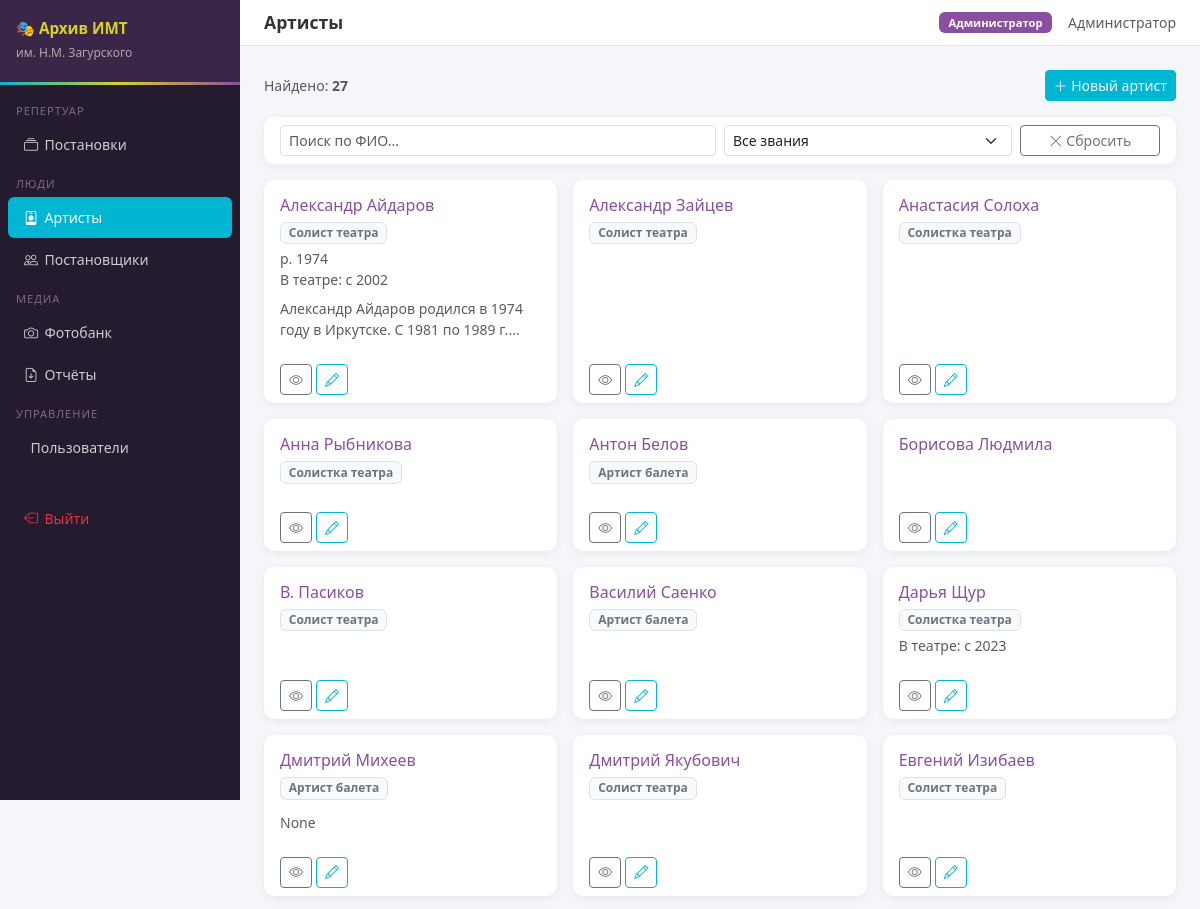
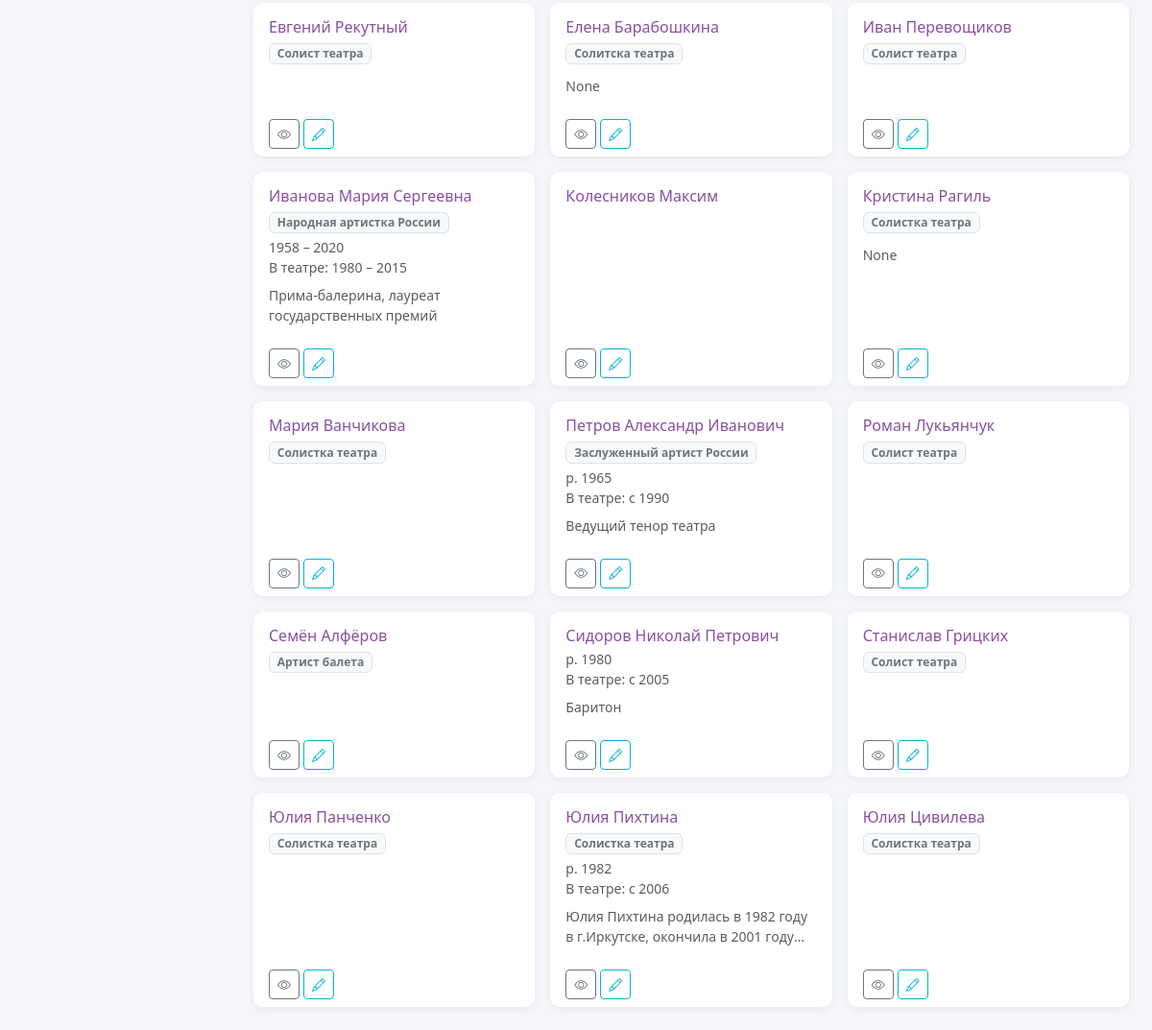
Page /artists/ (signed in) on the committed database (2 pictures, top to bottom).
### app.py (models this page shows, shortened)
class Role(db.Model):
    __tablename__ = 'roles'
    id           = db.Column(db.Integer, primary_key=True)
    name         = db.Column(db.String(50), unique=True, nullable=False)
    display_name = db.Column(db.String(100), nullable=False)
    users        = db.relationship('User', backref='role', lazy=True)

class User(UserMixin, db.Model):
    __tablename__ = 'users'
    id            = db.Column(db.Integer, primary_key=True)
    full_name     = db.Column(db.String(200), nullable=False)
    login         = db.Column(db.String(100), unique=True, nullable=False)
    password_hash = db.Column(db.String(255), nullable=False)
    role_id       = db.Column(db.Integer, db.ForeignKey('roles.id'), nullable=False)
    is_active     = db.Column(db.Boolean, default=True)
    created_at    = db.Column(db.DateTime, default=datetime.utcnow)
    @property
    def role_name(self):
        return self.role.name
    def can_edit(self):
        return self.role_name in [ROLE_ADMIN, ROLE_EDITOR, ROLE_ZAVLIT]
    def can_manage_users(self):
        return self.role_name == ROLE_ADMIN

class Artist(db.Model):
    __tablename__ = 'artists'
    id              = db.Column(db.Integer, primary_key=True)
    full_name       = db.Column(db.String(300), nullable=False)
    title           = db.Column(db.String(200))
    birth_year      = db.Column(db.Integer)
    death_year      = db.Column(db.Integer)
    description     = db.Column(db.Text)
    work_start_year = db.Column(db.Integer)
    work_end_year   = db.Column(db.Integer)
    created_at      = db.Column(db.DateTime, default=datetime.utcnow)
    cast_entries   = db.relationship('CastEntry', backref='artist', lazy=True)
    material_links = db.relationship('MaterialArtist', backref='artist', lazy=True)
    @property
    def life_years(self):
        if self.birth_year and self.death_year:
            return f"{self.birth_year} – {self.death_year}"
        elif self.birth_year:
            return f"р. {self.birth_year}"
        return ''
    @property
    def work_years(self):
        if self.work_start_year and self.work_end_year:
            return f"{self.work_start_year} – {self.work_end_year}"
        elif self.work_start_year:
            return f"с {self.work_start_year}"
        return ''

### routes/artists.py (the view)
@artists_bp.route('/')
@login_required
def list_artists():
    artists = Artist.query.order_by(Artist.full_name).all()
    titles  = sorted({a.title for a in artists if a.title})
    return render_template('artists/list.html', artists=artists, titles=titles)

### app.py (called while the page is built)
@login_manager.user_loader
def load_user(user_id):
    return db.session.get(User, int(user_id))

@app.context_processor
def inject_globals():
    return dict(ROLE_ADMIN=ROLE_ADMIN, ROLE_EDITOR=ROLE_EDITOR,
                ROLE_ZAVLIT=ROLE_ZAVLIT, ROLE_MUSIC=ROLE_MUSIC,
                ROLE_OBSERVER=ROLE_OBSERVER)

### templates/artists/list.html (shortened to what this page needs)
{% extends 'base.html' %}
{% block page_title %}Артисты{% endblock %}
{% block content %}
<div class="d-flex justify-content-between align-items-center mb-3">
  <span class="text-muted small">Найдено: <strong id="visibleCount">{{ artists|length }}</strong></span>
  {% if current_user.can_edit() %}
  <a href="{{ url_for('artists.create') }}" class="btn btn-imt btn-sm">
    <i class="bi bi-plus-lg"></i> Новый артист
  </a>
  {% endif %}
</div>
<div class="card mb-3">
  <div class="card-body py-2">
    <div class="row g-2">
      <div class="col-md-6">
        <input type="text" id="fName" class="form-control form-control-sm" placeholder="Поиск по ФИО...">
      </div>
      <div class="col-md-4">
        <select id="fTitle" class="form-select form-select-sm">
          <option value="">Все звания</option>
        </select>
      </div>
      <div class="col-md-2">
        <button type="button" id="resetFilters" class="btn btn-outline-secondary btn-sm w-100"><i class="bi bi-x-lg"></i> Сбросить</button>
      </div>
    </div>
  </div>
</div>
<div class="row g-3" id="artistsGrid">
  {% for a in artists %}
  <div class="col-md-6 col-lg-4 artist-item" data-name="{{ a.full_name|lower }}" data-title="{{ (a.title or '')|lower }}">
    <div class="card h-100">
      <div class="card-body">
        <h6 class="mb-1">
          <a href="{{ url_for('artists.detail', aid=a.id) }}" class="text-decoration-none">{{ a.full_name }}</a>
        </h6>
        {% if a.title %}<span class="badge bg-light text-secondary border mb-1">{{ a.title }}</span>{% endif %}
        {% if a.life_years %}<div class="text-muted small">{{ a.life_years }}</div>{% endif %}
        {% if a.work_years %}<div class="text-muted small">В театре: {{ a.work_years }}</div>{% endif %}
        {% if a.description %}<p class="text-muted small mt-2 mb-0" style="display:-webkit-box;-webkit-line-clamp:2;-webkit-box-orient:vertical;overflow:hidden">{{ a.description }}</p>{% endif %}
      </div>
      <div class="card-footer bg-transparent border-top-0 d-flex gap-1">
        <a href="{{ url_for('artists.detail', aid=a.id) }}" class="btn btn-outline-secondary btn-sm">
          <i class="bi bi-eye"></i>
        </a>
        {% if current_user.can_edit() %}
        <a href="{{ url_for('artists.edit', aid=a.id) }}" class="btn btn-outline-primary btn-sm">
          <i class="bi bi-pencil"></i>
        </a>
        {% endif %}
      </div>
    </div>
  </div>
  {% endfor %}
</div>
{% endblock %}

### templates/base.html (shortened to what this page needs)
<!DOCTYPE html>
<html lang="ru">
<head>
<link href="https://cdn.jsdelivr.net/npm/bootstrap@5.3.2/dist/css/bootstrap.min.css" rel="stylesheet">
<link href="https://cdn.jsdelivr.net/npm/bootstrap-icons@1.11.3/font/bootstrap-icons.css" rel="stylesheet">
</head>
<body>
{% if current_user.is_authenticated %}
<div class="sidebar">
  <div class="sidebar-brand">
    <h5>🎭 Архив ИМТ</h5>
    <small>им. Н.М. Загурского</small>
  </div>
  <nav class="pt-2">
    <div class="sidebar-section">Репертуар</div>
    <a href="{{ url_for('productions.list_productions') }}" class="nav-link {% if request.blueprint=='productions' %}active{% endif %}">
      <i class="bi bi-collection"></i>Постановки
    </a>
    <div class="sidebar-section">Люди</div>
    <a href="{{ url_for('artists.list_artists') }}" class="nav-link {% if request.blueprint=='artists' %}active{% endif %}">
      <i class="bi bi-person-badge"></i>Артисты
    </a>
    <a href="{{ url_for('staging.list_directors') }}" class="nav-link {% if request.blueprint=='staging' %}active{% endif %}">
      <i class="bi bi-people"></i>Постановщики
    </a>
    <div class="sidebar-section">Медиа</div>
    <a href="{{ url_for('photobank.list_photobank') }}" class="nav-link {% if request.blueprint=='photobank' %}active{% endif %}">
      <i class="bi bi-camera"></i>Фотобанк
    </a>
    <a href="{{ url_for('reports.index') }}" class="nav-link {% if request.blueprint=='reports' %}active{% endif %}">
      <i class="bi bi-file-earmark-arrow-down"></i>Отчёты
    </a>
    {% if current_user.can_manage_users() %}
    <div class="sidebar-section">Управление</div>
    <a href="{{ url_for('admin.users') }}" class="nav-link {% if request.blueprint=='admin' %}active{% endif %}">
      Пользователи
    </a>
    {% endif %}
    <div class="sidebar-section mt-3"></div>
    <a href="{{ url_for('auth.logout') }}" class="nav-link text-danger">
      <i class="bi bi-box-arrow-left"></i>Выйти
    </a>
  </nav>
</div>
{% endif %}
<div class="{% if current_user.is_authenticated %}main-content{% else %}container-fluid{% endif %}">
  {% if current_user.is_authenticated %}
  <div class="topbar">
    <h4>{% block page_title %}{% endblock %}</h4>
    <div class="d-flex align-items-center gap-3">
      <span class="badge bg-secondary badge-role">{{ current_user.role.display_name }}</span>
      <span class="text-muted small">{{ current_user.full_name }}</span>
    </div>
  </div>
  {% endif %}
  {% block content %}{% endblock %}
</div>
</body>
</html>

### templates/base.html (style rules this page uses)
:root { --imt-cyan:#00B6D2; --imt-yellow:#D8D125; --imt-purple:#8A4F9F; --imt-dark:#241b2e; --imt-mid:#3a2647; --imt-accent:var(--imt-cyan); }
body { background:#f4f6f9;font-family:'Segoe UI',sans-serif;min-height:100vh; }
.sidebar { width:240px;min-height:100vh;background:var(--imt-dark);position:fixed;top:0;left:0;z-index:100;padding-top:0; }
.sidebar-brand { background:var(--imt-mid);padding:1.2rem 1rem;border-bottom:3px solid transparent;border-image:linear-gradient(90deg,var(--imt-cyan),var(--imt-yellow),var(--imt-purple)) 1; }
.sidebar-brand h5 { color:var(--imt-yellow);font-weight:700;margin:0;font-size:.95rem;line-height:1.3; }
.sidebar-brand small { color:#aaa;font-size:.75rem; }
.sidebar .nav-link { color:#ccc;padding:.6rem 1rem;border-radius:6px;margin:.1rem .5rem;font-size:.88rem;transition:all .2s; }
.sidebar .nav-link.active { background:var(--imt-cyan);color:#fff; }
.sidebar .nav-link i { width:20px;margin-right:.4rem; }
.sidebar-section { color:#776c82;font-size:.7rem;text-transform:uppercase;padding:.6rem 1rem .2rem;letter-spacing:.08em; }
.main-content { margin-left:240px;padding:1.5rem; }
.topbar { background:#fff;border-bottom:1px solid #e5e5e5;padding:.75rem 1.5rem;margin:-1.5rem -1.5rem 1.5rem;display:flex;align-items:center;justify-content:space-between; }
.topbar h4 { margin:0;font-size:1.1rem;font-weight:600;color:#333; }
.badge-role { font-size:.7rem;padding:.3rem .6rem;background:var(--imt-purple)!important; }
.card { border:none;border-radius:10px;box-shadow:0 2px 8px rgba(0,0,0,.06); }
.btn-imt { background:var(--imt-cyan);border-color:var(--imt-cyan);color:#fff; }
.btn-outline-primary { color:var(--imt-cyan);border-color:var(--imt-cyan); }
a { color:var(--imt-purple); }

### rows in the picture
Role: role.display_name "Администратор"
User: full_name "Администратор"
Artist: full_name "Александр Айдаров", title "Солист театра", life_years "р. 1974", work_years "с 2002", description "Александр Айдаров родился в 1974 году в Иркутске. С 1981 по 1989…"
Artist: full_name "Александр Зайцев", title "Солист театра"
Artist: full_name "Анастасия Солоха", title "Солистка театра"
Artist: full_name "Анна Рыбникова", title "Солистка театра"
Artist: full_name "Антон Белов", title "Артист балета"
Artist: full_name "Борисова Людмила"
Artist: full_name "В. Пасиков", title "Солист театра"
Artist: full_name "Василий Саенко", title "Артист балета"
Artist: full_name "Дарья Щур", title "Солистка театра", work_years "с 2023"
Artist: full_name "Дмитрий Михеев", title "Артист балета", description "None"
Artist: full_name "Дмитрий Якубович", title "Солист театра"
Artist: full_name "Евгений Изибаев", title "Солист театра"
Artist: full_name "Евгений Рекутный", title "Солист театра"
Artist: full_name "Елена Барабошкина", title "Солитска театра", description "None"
Artist: full_name "Иван Перевощиков", title "Солист театра"
Artist: full_name "Иванова Мария Сергеевна", title "Народная артистка России", life_years "1958 – 2020", work_years "1980 – 2015", description "Прима-балерина, лауреат государственных премий"
Artist: full_name "Колесников Максим"
Artist: full_name "Кристина Рагиль", title "Солистка театра", description "None"
Artist: full_name "Мария Ванчикова", title "Солистка театра"
Artist: full_name "Петров Александр Иванович", title "Заслуженный артист России", life_years "р. 1965", work_years "с 1990", description "Ведущий тенор театра"
Artist: full_name "Роман Лукьянчук", title "Солист театра"
Artist: full_name "Семён Алфёров", title "Артист балета"
Artist: full_name "Сидоров Николай Петрович", life_years "р. 1980", work_years "с 2005", description "Баритон"
Artist: full_name "Станислав Грицких", title "Солист театра"
Artist: full_name "Юлия Панченко", title "Солистка театра"
Artist: full_name "Юлия Пихтина", title "Солистка театра", life_years "р. 1982", work_years "с 2006", description "Юлия Пихтина родилась в 1982 году в г.Иркутске, окончила в 2001…"
Artist: full_name "Юлия Цивилева", title "Солистка театра"

### other values in the picture
{{ artists|length }} "27"
